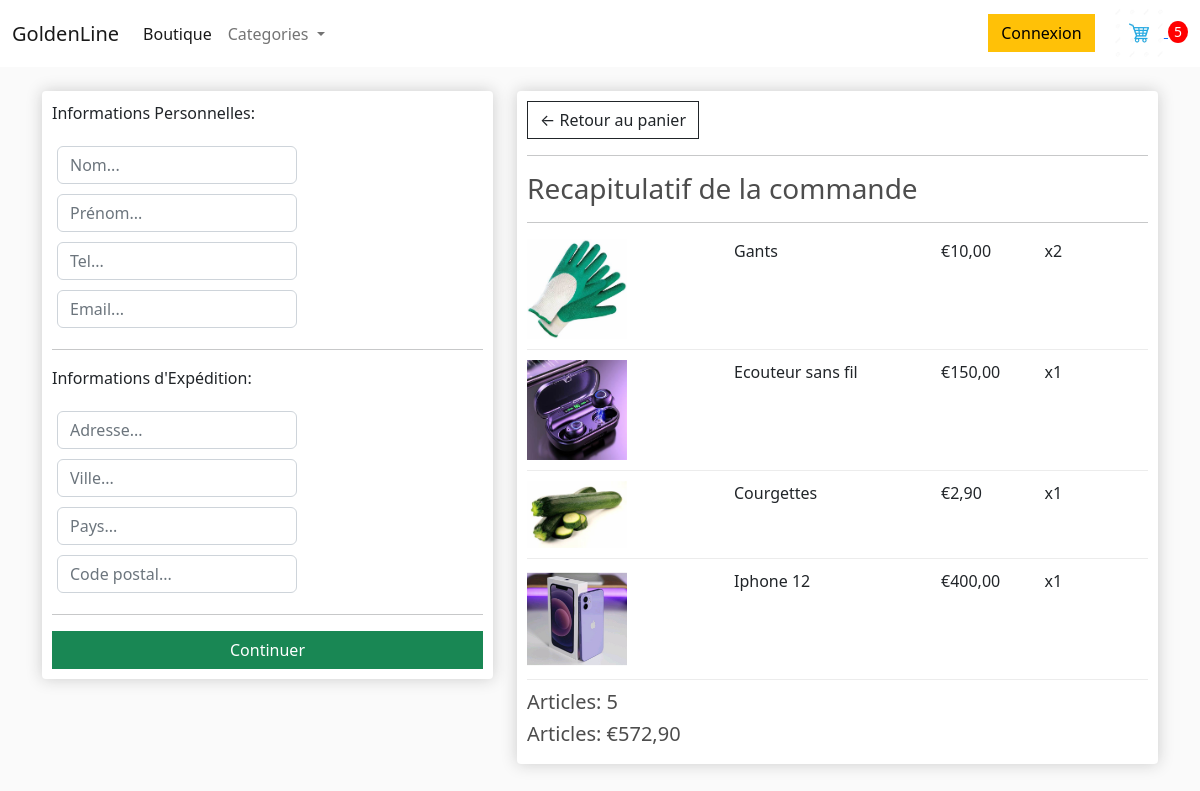
/commande/ (signed in), run on an earlier commit of the app's database.
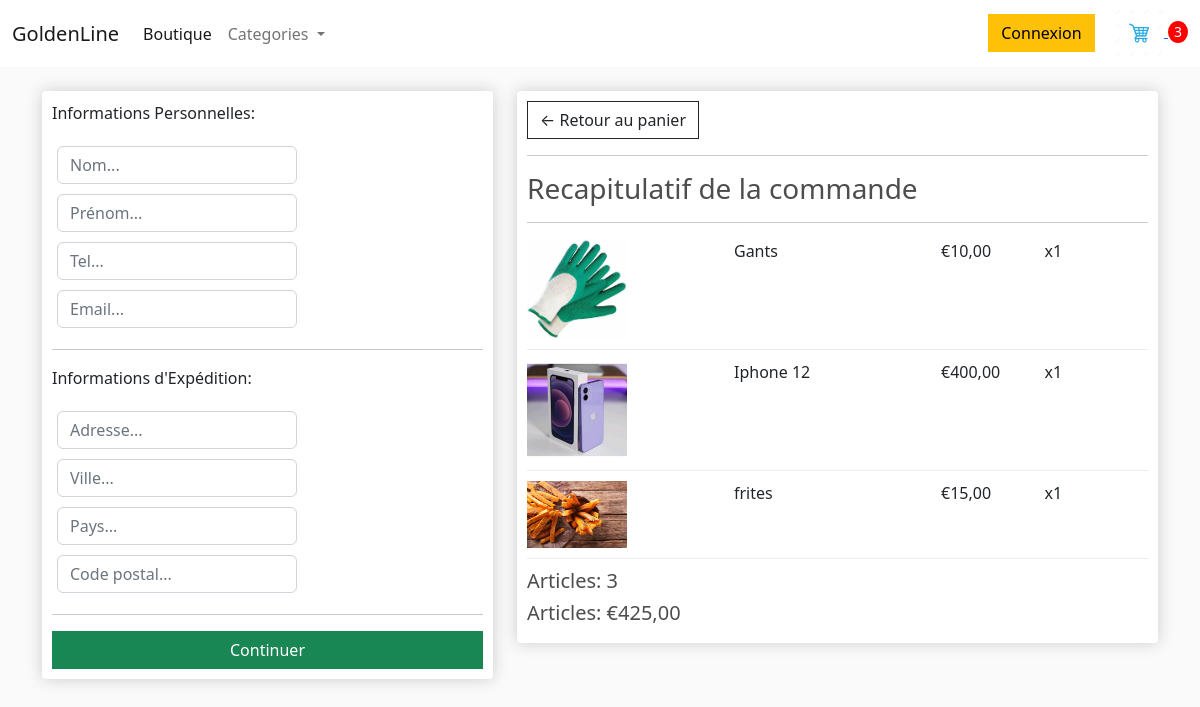
And on a later commit of the database.
### shop/models.py (models this page shows, shortened)
class CommandeArticle(models.Model):
    produit = models.ForeignKey(Produit, on_delete=models.SET_NULL, blank=True, null=True)
    commande = models.ForeignKey(Commande, on_delete=models.SET_NULL, blank=True, null=True)
    quantite = models.IntegerField(default=0, null=True, blank=True)
    date_added = models.DateTimeField(auto_now_add=True)
    @property
    def get_total(self):
        total = self.quantite * self.produit.price
        return total

class Produit(models.Model):
    Category = models.ForeignKey(Category, on_delete=models.SET_NULL,blank=True, null=True)
    name = models.CharField(max_length=50, null=True)
    price = models.DecimalField(max_digits=10, decimal_places=2)
    digital = models.BooleanField(default=False, null=True, blank=True)
    image = models.ImageField(null=True, blank=True)
    date_ajout = models.DateTimeField(default=timezone.now)
    class Meta:
        ordering = ['-date_ajout']
    @property
    def imageUrl(self):
        try:
            url = self.image.url
        except:
            url = ''
        return url

class Commande(models.Model):
    client = models.ForeignKey(Client, on_delete=models.SET_NULL,blank=True, null=True)
    date_commande = models.DateTimeField(auto_now_add=True)
    complete = models.BooleanField(default=False)
    transaction_id = models.CharField(max_length=200)
    status = models.CharField(max_length=200)
    total_trans = models.DecimalField(max_digits=10, decimal_places=2, default=0.00)
    @property
    def produit_physique(self):
        articlecommande = self.commandearticle_set.all()
        physique = any(article.produit.digital==False for article in articlecommande)
        return physique
    @property
    def get_panier_total(self):
        articlecommande = self.commandearticle_set.all()
        total = sum([article.get_total for article in articlecommande])
        return total
    @property
    def get_panier_article(self):
        articlecommande = self.commandearticle_set.all()
        quantite_total = sum([article.quantite for article in articlecommande])
        return quantite_total

### shop/views.py (the view)
# urls.py: path('commande/', views.commande, name='commande'),
def commande(request, *args, **kwargs):
    data = data_cookie(request)
    articles = data['articles']
    commande = data['commande']
    nombre_article = data['nombre_article']
    context = {
        'articles':articles,
        'commande':commande,
        'nombre_article': nombre_article
    }
    return render(request, 'shop/commande.html', context)

### shop/utile.py (called while the page is built)
def data_cookie(request):
    if request.user.is_authenticated:
        client = request.user.client
        commande, created = Commande.objects.get_or_create(client=client, complete=False)
        articles = commande.commandearticle_set.all()
        nombre_article = commande.get_panier_article
    else:
        cookie_panier = panier_cookie(request)
        articles = cookie_panier['articles']
        commande = cookie_panier['commande']
        nombre_article = cookie_panier['nombre_article']
    context = {
        'articles': articles,
        'commande': commande,
        'nombre_article': nombre_article
    }
    return context

### templates/shop/commande.html (shortened to what this page needs)
{% extends "base.html" %}
{% load static %}
{% block content %}
<br>
<div class="row">
    <div class="col-lg-5">
        <div class="box-element" id='form-wrapper'>
            <form action="" id="form">
                <div id="user-info">
                    <p>Informations Personnelles:</p>
                    <div class="form-field">
                        <input type="text" class="form-control" name="name" placeholder="Nom..." required>
                    </div>
                    <div class="form-field">
                        <input type="text" class="form-control" name="username" placeholder="Prénom..." required>
                    </div>
                    <div class="form-field">
                        <input type="number" class="form-control" name="phone" placeholder="Tel..." required>
                    </div>
                    <div class="form-field">
                        <input type="email" class="form-control" name="email" placeholder="Email..." required>
                    </div>
                </div>
                <div id="shipping-info">
                    <hr>
                    <p>Informations d'Expédition:</p>
                    <div class="form-field">
                        <input type="text" class="form-control" name="address" placeholder="Adresse..." required>
                    </div>
                    <div class="form-field">
                        <input type="text" class="form-control" name="city" placeholder="Ville..." required>
                    </div>
                    <div class="form-field">
                        <input type="text" class="form-control" name="state" placeholder="Pays..." required>
                    </div>
                    <div class="form-field">
                        <input type="text" class="form-control" name="zipcode" placeholder="Code postal..." required>
                    </div>
                </div>
                <hr>
                <input id="form-button" class="btn w-100 btn-success btn-block" type="submit" value="Continuer">
            </form>
        </div>
        <br>
    </div>
    <div class="col-lg-7">
        <div class="box-element">
            <a class="btn btn-outline-dark" href="{% url 'shop:panier' %}">&#x2190; Retour au panier </a>
            <hr>
            <h3>Recapitulatif de la commande</h3>
            <hr>
        {% for article in articles  %}
            <div class="panier-row">
                <div style="flex:2"><img class="row-image" src="{{article.produit.imageUrl}}" alt=""></div>
                <div style="flex:2">{{article.produit.name}}</div>
                <div style="flex:1">€{{article.produit.price}}</div>
                <div style="flex:1">x{{article.quantite}}</div>
            </div>
        {% endfor %}
            <h5>Articles: {{commande.get_panier_article}}</h5>
            <h5>Articles: €{{commande.get_panier_total|floatformat:2}}</h5>
        </div>
    </div>
</div>
{% endblock content %}

What changed in the data, as far as the page shows it:
removed CommandeArticle: produit.imageUrl (picture), produit.name "Ecouteur sans fil", produit.price "150,00", quantite "1"
removed CommandeArticle: produit.imageUrl (picture), produit.name "Courgettes", produit.price "2,90", quantite "1"
changed CommandeArticle "Gants": quantite "2" → "1"
added CommandeArticle: produit.imageUrl (picture), produit.name "frites", produit.price "15,00", quantite "1"
changed through a linked row, Commande: get_panier_article "5" → "3"; get_panier_total "572,90" → "425,00"
Also different on the page:
{{ nombre_article }}: "5" → "3"
